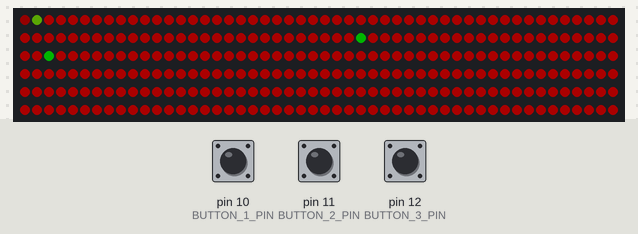
A sketch run on a simulated Arduino Uno, built with avr-gcc and run on an emulated ATmega328P. Parts: 300 RGB LEDs in strip order, left to right, continuing on the next row. The test bench sets the inputs (shaded band); at power-on: pin 12 (BUTTON_3_PIN) HIGH, pin 11 (BUTTON_2_PIN) LOW, pin 10 (BUTTON_1_PIN) LOW. Dim RGB values are drawn brighter than linear; random numbers use the default seed unless the sketch sets one.

Above: at 2.6 s.

The sketch:

1D_Game.ino
```cpp
#include <FastLED.h>
#include <math.h>

#define NUM_LEDS   300
#define LED_TYPE   WS2811
#define BRIGHTNESS 64
#define COLOR_ORDER GRB
#define UPDATES_PER_SECOND 100

#define LED_PIN    5
#define BUTTON_1_PIN 10
#define BUTTON_2_PIN 11
#define BUTTON_3_PIN 12

CRGB LED_STRIPE[NUM_LEDS];
CRGB blankPixel = CRGB(0, 0, 0);

// ============================================

// Some header files import each other (secured by include guards)
#include "headers/helpers.h"
#include "headers/Player.h"
#include "headers/Enemy.h"
#include "headers/Bullet.h"
#include "headers/Heart.h"
using namespace P;
using namespace E;
using namespace B;
using namespace H;

//#include "headers/animations.h"

// ============================================
int buttonMoveForwards = LOW;
int buttonMoveBackwards = LOW;
int buttonShoot = LOW;

Player player = Player();

#define MAX_ENEMIES 20
Enemy enemies[MAX_ENEMIES];

#define MAX_PLAYER_BULLETS 2
#define MAX_ENEMY_BULLETS 3

#define MAX_BULLETS MAX_PLAYER_BULLETS + MAX_ENEMY_BULLETS
Bullet bullets[MAX_BULLETS];

// collectable hearts:
#define MAX_HEARTS 5
Heart hearts[MAX_HEARTS];

int level = 1;
#define levelBarStepsCount 3
CRGB levelBarColorCoding[levelBarStepsCount] = {CRGB(10, 10, 10), CRGB(8, 41, 120), CRGB(120, 71, 0)};
int levelBarUnits[levelBarStepsCount] = {1, 5, 10};
int levelBarOverPos = NUM_LEDS - 1;

// Set heart that resembles health bar
Heart healthBarHeart = Heart(0, true);
int healthBarOverPos = 0;

int enemyCount = 2 * level;
int lastLevel = 16;

void resetGame() {
    level = 1;
    player = Player();

    // Fill with empty placeholder hearts
    for (int i = 0; i < MAX_HEARTS; i++) {
        hearts[i] = Heart();
    }
}

void startLevel() {
    entryAnimation(healthBarOverPos, healthBarOverPos + playerSpawnpoint, player.color, blankPixel);
    player.pos = playerSpawnpoint + healthBarOverPos;

    enemyCount = min(2 * level, MAX_ENEMIES);

    healthBarHeart = showHeartsCollected(healthBarHeart, player.lives - 1);
    healthBarOverPos = healthBarHeart.pos;

    // Fill arrays with empty placeholder bullet and enemy objects
    for (int i = 0; i < MAX_BULLETS; i++) bullets[i] = Bullet();
    for (int i = 0; i < MAX_ENEMIES; i++) enemies[i] = Enemy();

    // Spawn enemies
    for (int i = 0; i <= enemyCount; i++) {
        if (i < levelHasNShootingEnemies(level, enemyCount)) {
            int pos = random(NUM_LEDS / 2, levelBarOverPos - 1);
            enemies[i] = Enemy(pos, 2); // shooting
        } else {
            // random() is exclusive max
            int pos = random(playerSpawnpoint + enemySpawnDist + 1, levelBarOverPos - 1);
            enemies[i] = Enemy(pos, 1); // basic
        }
    }

    // Spawn collectable hearts
    for (int i = 0; i < levelHasNHearts(level, player.lives, MAX_HEARTS); i++) {
        if (hearts[i].pos == -1) {
            // random() is exclusive max
            int pos = random(NUM_LEDS * 0.6, levelBarOverPos - 1);
            hearts[i] = Heart(pos, false);
        }
    }
}

void setup() {
    pinMode(BUTTON_1_PIN, INPUT);
    pinMode(BUTTON_2_PIN, INPUT);
    pinMode(BUTTON_3_PIN, INPUT);
    Serial.begin(9600);

    delay(1000); // power-up safety delay
    FastLED.addLeds<LED_TYPE, LED_PIN, COLOR_ORDER>(LED_STRIPE, NUM_LEDS).setCorrection(TypicalLEDStrip);
    FastLED.setBrightness(BRIGHTNESS);

    resetGame();
    startLevel();
}

bool isShooting = 0;
bool lostLive = true;

void loop() {
    if (lostLive == true) {
        lostLive = false;

        if (player.lives <= 0) {
            loseAnimation(player.pos, 0, player.color, blankPixel);
            resetGame();
            startLevel();
        } else {
            // Respawn out of range of enemies and pos >= 0
            int respawnPoint = max(player.pos - enemySpawnDist - 1, healthBarOverPos);
            loseAnimation(player.pos, respawnPoint, player.color, blankPixel);
            player.pos = respawnPoint;
        }
    }
    // Check if won
    if (player.pos >= levelBarOverPos) {
        winAnimation(levelBarOverPos);
        level++;
        if (level >= lastLevel) {
            amazingWinAnimation();
        }
        startLevel();
    }

    // Clear stripe blank
    clearStripe();

    buttonMoveForwards = digitalRead(BUTTON_2_PIN);
    buttonMoveBackwards = digitalRead(BUTTON_1_PIN);
    buttonShoot = digitalRead(BUTTON_3_PIN);

    // Input controls ===========================
    player.velocity = 0;
    if (buttonMoveBackwards == HIGH) {
        if (player.pos - playerSpeed >= healthBarOverPos) {
            player.velocity = -playerSpeed;
        }
    } else if (buttonMoveForwards == HIGH) {
        player.velocity = playerSpeed;
    }
    player.pos += player.velocity;

    if (buttonShoot == LOW && isShooting == 0) {
        isShooting = 1;
        // Make new bullet
        int newBulletIndex = findFreeBulletSpace(bullets, 0, MAX_PLAYER_BULLETS);
        if (player.bulletCount < MAX_PLAYER_BULLETS && newBulletIndex != -1) {
            bullets[newBulletIndex] = player.shoot();
            player.animateColor(3); // increase for animation speed
        }
    } else if (buttonShoot == HIGH && isShooting == 1) {
        // Shoot only if button was released before
        isShooting = 0;
    }

    // Bullets ===========================
    for (int i = 0; i < MAX_BULLETS; i++) {
        if (bullets[i].pos == -1) continue;

        // Fade out until pixel is blank, then remove
        if (bullets[i].stopped == true) {
            if (bullets[i].fadeOut() == blankPixel) {
                bullets[i] = Bullet();
            }
        } else {
            bullets[i].move();
            if (bullets[i].shotBy == 1) { // player
                // Remove enemy and bullet on collision (enemy in bullet range)
                for (int j = 0; j < enemyCount; j++) {
                    if (enemies[j].getsHit((int) bullets[i].pos, bullets[i].velocity)) {
                        enemies[j].lives--;
                        player.bulletCount--;

                        // Draw bullet only on top of killed enemy
                        if (enemies[j].lives > 0) {
                            bullets[i] = Bullet();
                        } else {
                            enemies[j] = Enemy();
                            bullets[i].stopped = true;
                        }
                        break;
                    }
                }
                // Fade out bullet if moved too far or out of strip
                if (bullets[i].movedTooFar(playerBulletRange, healthBarOverPos, levelBarOverPos)) {
                    bullets[i].stopped = true;
                    player.bulletCount--;
                }
            } else if (bullets[i].shotBy == 2) { // enemy
                if (player.getsHit((int) bullets[i].pos)
                    || bullets[i].movedTooFar(enemyBulletRange, healthBarOverPos, levelBarOverPos)) {
                    bullets[i].stopped = true;
                    enemies[bullets[i].enemyIndex].bulletIndex = -1;
                }
                if (player.getsHit((int) bullets[i].pos)) {
                    player.lives--;
                    lostLive = true;
                }
            }
        }
        LED_STRIPE[(int) bullets[i].pos] = bullets[i].color;
    }

    // collectable Hearts ===========================
    for (int i = 0; i < MAX_HEARTS; i++) {
        if (hearts[i].justCollected) {
            if (hearts[i].fadeOut() == blankPixel) {
                hearts[i] = Heart();
            }
        } else {
            if (hearts[i].getsCollected(player.pos, playerSpeed)) {
                player.lives++;
                hearts[i].justCollected = true;
                hearts[i].collected = true;
            } else {
                hearts[i].animateColor();
                LED_STRIPE[hearts[i].pos] = hearts[i].color;
            }
        }
    }

    // Enemies ===========================
    for (int i = 0; i < enemyCount; i++) {
        if (enemies[i].pos == -1) continue;

        // Player got hit
        if (player.getsHit(enemies[i].pos)) {
            player.lives--;
            player.pos -= 1; // Set back 1 so enemy is visible
            lostLive = true;
        } else {
            if (enemies[i].movedTooFar(healthBarOverPos, levelBarOverPos)) {
                enemies[i] = Enemy();
                continue;
            }

            if (enemies[i].enemyType == 1) { // basic
                enemies[i].moveIrregularly(player.pos, NUM_LEDS);

            } else if (enemies[i].enemyType == 2) { // shooting
                enemies[i].moveAwayIrregularly(player.pos, levelBarOverPos, NUM_LEDS);
                // Shoot only if enemy is in front of player
                int newBulletIndex = findFreeBulletSpace(bullets, MAX_PLAYER_BULLETS, MAX_ENEMY_BULLETS);
                if (newBulletIndex != -1 && enemies[i].shouldShoot(player.pos, NUM_LEDS)) {
                    bullets[newBulletIndex] = enemies[i].shoot();
                    // For referencing between enemy and bullet
                    enemies[i].bulletIndex = newBulletIndex;
                    bullets[newBulletIndex].enemyIndex = i;
                }
            }

            // Make damaged enemy brighter and use breathing effect
            enemies[i].animateColor();
            LED_STRIPE[enemies[i].pos] = enemies[i].color;
        }
    }

    // Show how many levels are done in level bar
    levelBarOverPos = showLevelBar(NUM_LEDS - 1, level - 1);

    // Animate collected hearts
    healthBarHeart.animateColor();
    healthBarHeart = showHeartsCollected(healthBarHeart, player.lives - 1);
    healthBarOverPos = healthBarHeart.pos;

    // Set player pixel
    player.animateColor(0); // increase for animation speed
    LED_STRIPE[player.pos] = player.color;

    FastLED.show();
    FastLED.delay(1000 / UPDATES_PER_SECOND);
}

int findFreeBulletSpace(Bullet bullets[], int minIndex, int len) {
    for (int i = minIndex; i < minIndex + len; i++) {
        if (bullets[i].pos == -1) {
            return i;
        }
    }
    return -1;
}

int getFirstEnemyPos(Enemy enemies[], int enemyCount) {
    int firstEnemyPos = NUM_LEDS - 1;
    for (int i = 0; i < enemyCount; i++) {
        if (enemies[i].pos != -1 && enemies[i].pos < firstEnemyPos) {
            firstEnemyPos = enemies[i].pos;
        }
    }
    return firstEnemyPos;
}

int levelHasNHearts(int lvl, int heartsGotten, int maxHearts) {
    int hearts = 1;
    // Only give away hearts if space in array
    if (lvl >= 2 && lvl % 2 == 0 && maxHearts - heartsGotten >= hearts) {
        return hearts;
    }
    return 0;
}

int levelHasNShootingEnemies(int lvl, int maxEnemies) {
    int enemies = 1;
    if (lvl >= 3 && enemies < maxEnemies) {
        return enemies;
    }
    return 0;
}
```

Bullet.cpp
```cpp
#include "headers/Bullet.h"

using namespace B;
namespace B {
    int playerBulletSpeed = 1;
    int playerBulletRange = 30;

    int enemyBulletRange = 20;
    float enemyBulletSpeed = 0.5 * -1; // inverted
}

// Empty placeholder
Bullet::Bullet() {
    this->pos = -1;
    this->shotBy = 0; // 0: none, 1: player, 2: enemy
    this->velocity = 0;
    this->color = blankPixel;
    this->distanceMoved = 0;
    this->stopped = true;
    this->enemyIndex = -1;
}

Bullet::Bullet(float pos, int shotBy, float velocity, CRGB color) {
    // 'this->' required cuz variable name conflict
    this->pos = pos; // always floor before rendering and checking positions
    this->shotBy = shotBy;
    this->velocity = velocity;
    this->color = color;
    this->distanceMoved = 0;
    this->stopped = false;
    this->enemyIndex = enemyIndex;
}

void Bullet::move() {
    this->pos += velocity;
    this->distanceMoved += max(velocity, -velocity); // abs
}

bool Bullet::movedTooFar(int bulletRange, int minPos, int maxPos) {
    if (this->distanceMoved > bulletRange || this->pos > maxPos || this->pos < minPos) {
        if (this->pos < minPos) this->pos = minPos - 1;
        if (this->pos > maxPos) this->pos = maxPos + 1;
        return true;
    }
    return false;
}

/* // Blinking effect
void Bullet::animateEnemyBulletColor () {
    int lowTime = heartNotColAnimLength;
    int highTime = heartNotColAnimLength;
    int highStrength = heartNotColAnimLength;
    int animationStrength = heartNotColAnimStrength;
    float animationSpeed = heartNotColAnimSpeed;

    if (this->collected) {
        animationFunctionRange = heartColAnimLength;
        animationStrength = heartColAnimStrength;
        animationSpeed = heartColAnimSpeed;
    }

    this->currPointInAnimation += animationSpeed;
    if (this->currPointInAnimation >= animationFunctionRange) {
        this->currPointInAnimation = -animationFunctionRange;
    }

    float animationFuncVal = max(0, -1 * pow(currPointInAnimation / 7.07, 4) + pow(currPointInAnimation / 5, 2));
    // -(x / 7.07)^4 + (x / 5)^2
    int changeRed = animationStrength * animationFuncVal;
    this->color = addValuesToColor(heartBaseColor, changeRed, 0, 0);
} */

CRGB Bullet::fadeOut() {
    int minAvgLight = 30;
    float fadeDecrease = 40;
    // fade out depending on bullet velocity
    if (this->velocity = playerBulletSpeed) fadeDecrease = 100;
    if (this->velocity > playerBulletSpeed) fadeDecrease = 170;

    // Functions from FastLED library
    this->color = this->color.fadeToBlackBy(fadeDecrease);
    if (this->color.getAverageLight() <= minAvgLight) {
        return blankPixel;
    }
    return this->color;
}
```

Enemy.cpp
```cpp
#include "headers/Enemy.h"
using namespace B;
using namespace P;

using namespace E;
namespace E {
    int enemySpeed = 1;
    int enemySpawnDist = 70;

    int enemyBasicLives = 4;
    int enemyBasicMoveSlowness = 200;

    int enemyShootLives = 2;
    int enemyShootWantedDistance = enemyBulletRange * 2;
    int enemyShootMoveSlowness = 600;
    int enemyShootShootingSlowness = 1000;

    int enemyAnimationStrength = 100;
    int enemyAnimationLength = 10;
    CRGB enemyBasicBaseColor = CRGB(0, 255 - enemyAnimationStrength, 0);
    CRGB enemyShootBaseColor = CRGB(0, 0, 255 - enemyAnimationStrength);
}

// Empty placeholder
Enemy::Enemy() {
    this->pos = -1;
    this->enemyType = 0; // none
    this->lives = 0;
    this->color = blankPixel;
    this->currPointInAnimation = 0;
    this->currAnimationColorChange = 0;
    this->bulletIndex = -1;
}

Enemy::Enemy(int pos, int enemyType) {
    this->pos = pos;
    this->enemyType = enemyType;
    this->lives = enemyBasicLives;
    this->color = enemyBasicBaseColor;

    if (enemyType == 2) { // shooting
        this->lives = enemyShootLives;
        this->color = enemyShootBaseColor;
    }
    // Add random color change to base color
    this->currPointInAnimation = random(-enemyAnimationLength + 1, enemyAnimationLength);
    this->currAnimationColorChange = 0;
    this->bulletIndex = -1;
}

void Enemy::moveIrregularly(int playerPos, int num_leds) {
    float distanceToPlayer = this->pos - playerPos;
    float chanceToMove = pow(distanceToPlayer / num_leds, 2) + 0.02; // (x / 300)^2 + 0.02
    // 1: dont move, 0: move
    float shouldMove = random(0, 1 + enemyBasicMoveSlowness * chanceToMove);

    if (shouldMove <= 1) {
        this->pos -= enemySpeed;
    }
}

void Enemy::moveAwayIrregularly(int playerPos, int maxPos, int num_leds) {
    float distanceToPlayer = this->pos - playerPos;
    if (distanceToPlayer > enemyShootWantedDistance || this->pos + enemySpeed >= maxPos) {
        return;
    }
    float chanceToMove = pow(distanceToPlayer / num_leds, 2) + 0.02; // (x / 300)^2 + 0.02
    // 1: dont move, 0: move
    float shouldMove = random(0, 1 + enemyShootMoveSlowness * chanceToMove);

    if (shouldMove <= 1) {
        this->pos += enemySpeed;
    }
}

bool Enemy::getsHit(int bulletPos, int bulletVelocity) {
    return (this->pos != -1 && this->pos <= bulletPos && this->pos >= bulletPos - bulletVelocity);
}

bool Enemy::shouldShoot(int playerPos, int num_leds) {
    if (this->bulletIndex != -1) {
        return false;
    }
    float distanceToPlayer = this->pos - playerPos;

    float chanceToShoot = pow(distanceToPlayer / num_leds, 2) + 0.02; // (x / 300)^2 + 0.02
    // 1: dont move, 0: move
    float shouldShoot = random(0, 1 + enemyShootShootingSlowness * chanceToShoot);
    return shouldShoot <= 1;
}

Bullet Enemy::shoot() {
    int bulletColorChange = 80;

    int bulletPos = max(this->pos - enemyBulletSpeed, 0);
    CRGB bulletColor = addValuesToColor(this->color, -bulletColorChange, -bulletColorChange, -bulletColorChange);
    return Bullet(bulletPos, 2, enemyBulletSpeed, bulletColor); // 2: enemy
}

bool Enemy::movedTooFar(int minPos, int maxPos) {
    if (this->enemyType == 2) maxPos -= 1;

    if (this->pos > maxPos || this->pos < minPos) {
        if (this->pos < minPos) this->pos = minPos - 1;
        if (this->pos > maxPos) this->pos = maxPos + 1;
        return true;
    }
    return false;
}

// Imitate breathing effect
void Enemy::animateColor() {
    float animationSpeed = 0.2;
    int damagedColorChangeBasic = 12;
    int damagedColorChangeShoot = 18;

    this->currPointInAnimation += animationSpeed;
    if (this->currPointInAnimation >= enemyAnimationLength) {
        this->currPointInAnimation = -enemyAnimationLength;
    }

    float animationFuncVal = max(0, -1 * pow(this->currPointInAnimation / 5 - 1, 4) + 1);
    // -(x / 5 - 1)^4 + 1

    if (this->enemyType == 1) {
        int livesLost = enemyBasicLives - this->lives;
        int changeGreen = enemyAnimationStrength * animationFuncVal - (livesLost * damagedColorChangeBasic);
        int changeRedBlue = livesLost * damagedColorChangeBasic;
        this->color = addValuesToColor(enemyBasicBaseColor, changeRedBlue, changeGreen, changeRedBlue);
    } else if (this->enemyType == 1) {
        int livesLost = enemyShootLives - this->lives;
        int changeBlue = enemyAnimationStrength * animationFuncVal;
        int changeRedGreen = livesLost * damagedColorChangeShoot;
        this->color = addValuesToColor(enemyShootBaseColor, changeRedGreen, changeRedGreen, changeBlue);
    }
}
```

Source omitted: Heart.cpp (2333 bytes), Player.cpp (1519 bytes), animations.ino (2749 bytes), Bullet.h (741 bytes), Enemy.h (1181 bytes), Heart.h (764 bytes), Player.h (468 bytes), helpers.h (353 bytes), helpers.cpp (1117 bytes)
